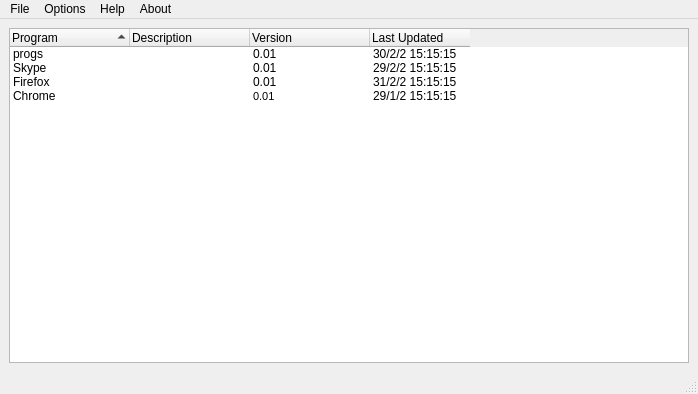
<?xml version="1.0" encoding="UTF-8"?>
<ui version="4.0">
 <class>MainWindow</class>
 <widget class="QMainWindow" name="MainWindow">
  <property name="geometry">
   <rect>
    <x>0</x>
    <y>0</y>
    <width>698</width>
    <height>394</height>
   </rect>
  </property>
  <property name="windowTitle">
   <string>Logs Taker</string>
  </property>
  <property name="windowIcon">
   <iconset>
    <normaloff>icons/maple-leaf.png</normaloff>icons/maple-leaf.png</iconset>
  </property>
  <widget class="QWidget" name="centralwidget">
   <layout class="QHBoxLayout" name="horizontalLayout">
    <item>
     <widget class="QTreeWidget" name="treeWidget_2">
      <property name="lineWidth">
       <number>2</number>
      </property>
      <property name="indentation">
       <number>0</number>
      </property>
      <property name="sortingEnabled">
       <bool>true</bool>
      </property>
      <property name="expandsOnDoubleClick">
       <bool>false</bool>
      </property>
      <attribute name="headerVisible">
       <bool>true</bool>
      </attribute>
      <attribute name="headerDefaultSectionSize">
       <number>120</number>
      </attribute>
      <attribute name="headerMinimumSectionSize">
       <number>100</number>
      </attribute>
      <attribute name="headerStretchLastSection">
       <bool>false</bool>
      </attribute>
      <column>
       <property name="text">
        <string>Program</string>
       </property>
      </column>
      <column>
       <property name="text">
        <string>Description</string>
       </property>
      </column>
      <column>
       <property name="text">
        <string>Version</string>
       </property>
      </column>
      <column>
       <property name="text">
        <string>Last Updated</string>
       </property>
      </column>
      <item>
       <property name="text">
        <string>Skype</string>
       </property>
       <property name="icon">
        <iconset>
         <normaloff>icons/skype.png</normaloff>icons/skype.png</iconset>
       </property>
       <property name="text">
        <string/>
       </property>
       <property name="text">
        <string>0.01</string>
       </property>
       <property name="text">
        <string>29/2/2 15:15:15</string>
       </property>
      </item>
      <item>
       <property name="text">
        <string>progs</string>
       </property>
       <property name="icon">
        <iconset>
         <normaloff>icons/development.png</normaloff>icons/development.png</iconset>
       </property>
       <property name="text">
        <string/>
       </property>
       <property name="text">
        <string>0.01</string>
       </property>
       <property name="text">
        <string>30/2/2 15:15:15</string>
       </property>
      </item>
      <item>
       <property name="text">
        <string>Firefox</string>
       </property>
       <property name="icon">
        <iconset>
         <normaloff>icons/mozilla.png</normaloff>icons/mozilla.png</iconset>
       </property>
       <property name="text">
        <string/>
       </property>
       <property name="text">
        <string>0.01</string>
       </property>
       <property name="text">
        <string>31/2/2 15:15:15</string>
       </property>
      </item>
      <item>
       <property name="text">
        <string>Chrome</string>
       </property>
       <property name="icon">
        <iconset>
         <normaloff>icons/chrome.png</normaloff>icons/chrome.png</iconset>
       </property>
       <property name="text">
        <string/>
       </property>
       <property name="text">
        <string>0.01</string>
       </property>
       <property name="font">
        <font>
         <pointsize>8</pointsize>
        </font>
       </property>
       <property name="text">
        <string>29/1/2 15:15:15</string>
       </property>
      </item>
     </widget>
    </item>
   </layout>
  </widget>
  <widget class="QStatusBar" name="statusbar"/>
  <widget class="QMenuBar" name="menubar">
   <property name="geometry">
    <rect>
     <x>0</x>
     <y>0</y>
     <width>698</width>
     <height>21</height>
    </rect>
   </property>
   <widget class="QMenu" name="menuAsd">
    <property name="title">
     <string>File</string>
    </property>
    <addaction name="actionSettings"/>
    <addaction name="separator"/>
    <addaction name="actionExit"/>
   </widget>
   <widget class="QMenu" name="menuOptions">
    <property name="title">
     <string>Options</string>
    </property>
    <addaction name="actionChoose_Profile_2"/>
    <addaction name="actionCreate_New_Profile"/>
    <addaction name="actionDefault_Profile"/>
   </widget>
   <widget class="QMenu" name="menuHelp">
    <property name="title">
     <string>Help</string>
    </property>
    <addaction name="actionTutorial"/>
   </widget>
   <widget class="QMenu" name="menuAbout">
    <property name="title">
     <string>About</string>
    </property>
   </widget>
   <addaction name="menuAsd"/>
   <addaction name="menuOptions"/>
   <addaction name="menuHelp"/>
   <addaction name="menuAbout"/>
  </widget>
  <action name="actionAsdasd">
   <property name="text">
    <string>asdasd</string>
   </property>
  </action>
  <action name="actionAsd">
   <property name="text">
    <string>asd</string>
   </property>
  </action>
  <action name="actionExit">
   <property name="text">
    <string>Exit</string>
   </property>
  </action>
  <action name="actionChoose_Profile">
   <property name="text">
    <string>Choose Profile</string>
   </property>
  </action>
  <action name="actionChoose_Profile_2">
   <property name="text">
    <string>Choose Profile</string>
   </property>
  </action>
  <action name="actionCreate_New_Profile">
   <property name="text">
    <string>Create New Profile</string>
   </property>
  </action>
  <action name="actionDefault_Profile">
   <property name="text">
    <string>Default Profile</string>
   </property>
  </action>
  <action name="actionTutorial">
   <property name="text">
    <string>Tutorial</string>
   </property>
  </action>
  <action name="actionSettings">
   <property name="text">
    <string>Settings</string>
   </property>
  </action>
 </widget>
 <resources/>
 <connections/>
</ui>
